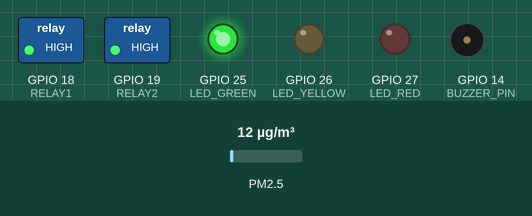
Simulated run of this sketch. Board: ESP32. On the bench: switched loads named in the sketch (green lamp = pin HIGH), output pins drawn as LEDs (lit = HIGH), buzzer (waves = sounding). The inputs (shaded band) are chosen by the test bench; at power-on: PM2.5 12 µg/m³. WiFi joins after 1.5 s; servers stay silent unless stated; uploads are accepted with an empty reply; what the sketch prints to the serial monitor is not drawn.

Above: at 2.7 s.
2.8 s: PM2.5 set to 35 µg/m³
4.7 s: PM2.5 set to 40 µg/m³
At 6.5 s:
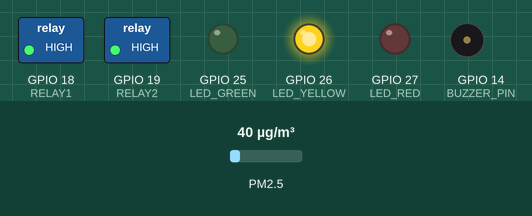
7.0 s: PM2.5 set to 47 µg/m³
8.7 s: PM2.5 set to 55 µg/m³
At 11.2 s:
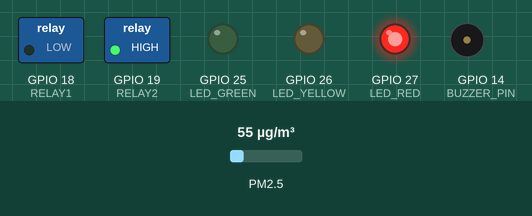
12.2 s: PM2.5 set to 6 µg/m³
At 12.9 s:
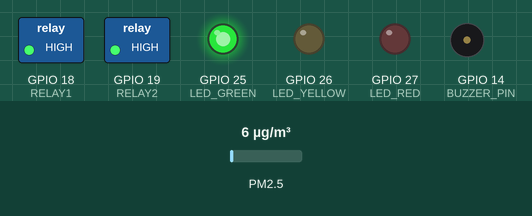
13.7 s: PM2.5 set to 75 µg/m³
At 14.33 s:
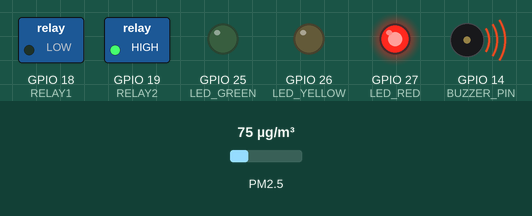
Timing chart, 0 to 17.0 s (numbered marks = the images above; inputs shaded):
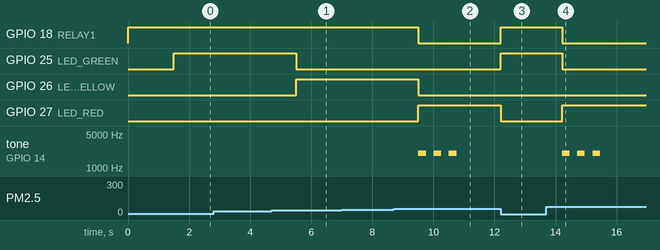

Measured:
- the behaviour switches between 37 and 38 µg/m³ on PM2.5 (found by bisection; images 0 and 1)
- the behaviour switches between 50 and 51 µg/m³ on PM2.5 (found by bisection; images 1 and 2)
- after the input at 2.8 s, every drawn part: stays the same
- after the input at 4.7 s, GPIO 25 (LED_GREEN): HIGH → LOW after 0.81 s; GPIO 26 (LED_YELLOW): LOW → HIGH after 0.81 s
- after the input at 7.0 s, every drawn part: stays the same
- after the input at 8.7 s, GPIO 18 (RELAY1), GPIO 26 (LED_YELLOW): HIGH → LOW after 0.81 s; GPIO 27 (LED_RED): LOW → HIGH after 0.81 s; tone on GPIO 14 (BUZZER_PIN): alternates 2000 Hz for 0.25 s and silent for 0.25 s, 6 changes in all, then stays silent, starting after 0.81 s
- after the input at 12.2 s, GPIO 18 (RELAY1), GPIO 25 (LED_GREEN): LOW → HIGH at once; GPIO 27 (LED_RED): HIGH → LOW at once
- after the input at 13.7 s, GPIO 18 (RELAY1), GPIO 25 (LED_GREEN): HIGH → LOW after 0.51 s; GPIO 27 (LED_RED): LOW → HIGH after 0.51 s; tone on GPIO 14 (BUZZER_PIN): alternates 2000 Hz for 0.25 s and silent for 0.25 s, 6 changes in all, then stays silent, starting after 0.51 s

The sketch:

Arduino_PM25_LINE_Alert.ino
```cpp
#include <WiFi.h>
#include <WiFiClientSecure.h>
#include <HTTPClient.h>
#include <PMS.h>

// ====== WiFi + LINE ======
const char* ssid = "YOUR_WIFI_SSID";
const char* password = "YOUR_WIFI_PASSWORD";
const String token = "YOUR_LINE_CHANNEL_ACCESS_TOKEN";
const String userId = "YOUR_LINE_USER_ID";

// ====== Plantower PMS ======
HardwareSerial pmsSerial(2); // RX2=16, TX2=17
PMS pms(pmsSerial);
PMS::DATA data;

// ====== PIN ======
const int LED_GREEN  = 25;
const int LED_YELLOW = 26;
const int LED_RED    = 27;
const int BUZZER_PIN = 14;

// Relay pins
const int RELAY1 = 18; // IN1
const int RELAY2 = 19; // IN2 (spare)

// ====== Alarm timing ======
const unsigned long ALARM_INTERVAL_MS = 10000; // 10 seconds
unsigned long lastAlarmMs = 0;

// Most relay boards are Active LOW
void relayOn(int pin)  { digitalWrite(pin, LOW); }
void relayOff(int pin) { digitalWrite(pin, HIGH); }

void setLed(bool g, bool y, bool r) {
  digitalWrite(LED_GREEN,  g ? HIGH : LOW);
  digitalWrite(LED_YELLOW, y ? HIGH : LOW);
  digitalWrite(LED_RED,    r ? HIGH : LOW);
}

void allLedsOff() {
  setLed(false, false, false);
}

void beep3Times() {
  for (int i = 0; i < 3; i++) {
    tone(BUZZER_PIN, 2000);
    delay(250);
    noTone(BUZZER_PIN);
    delay(250);
  }
}

void sendLinePush(String text) {
  if (WiFi.status() != WL_CONNECTED) return;

  WiFiClientSecure client;
  client.setInsecure();

  HTTPClient https;
  if (https.begin(client, "https://api.line.me/v2/bot/message/push")) {
    https.addHeader("Content-Type", "application/json");
    https.addHeader("Authorization", "Bearer " + token);

    String body = "{\"to\":\"" + userId + "\",\"messages\":[{\"type\":\"text\",\"text\":\"" + text + "\"}]}";
    int code = https.POST(body);
    Serial.print("LINE push code: ");
    Serial.println(code);
    https.end();
  }
}

void setup() {
  Serial.begin(115200);

  pmsSerial.begin(9600, SERIAL_8N1, 16, 17);

  pinMode(LED_GREEN, OUTPUT);
  pinMode(LED_YELLOW, OUTPUT);
  pinMode(LED_RED, OUTPUT);
  pinMode(BUZZER_PIN, OUTPUT);

  pinMode(RELAY1, OUTPUT);
  pinMode(RELAY2, OUTPUT);

  allLedsOff();
  relayOff(RELAY1);
  relayOff(RELAY2);

  WiFi.begin(ssid, password);
  Serial.print("Connecting WiFi");
  while (WiFi.status() != WL_CONNECTED) {
    delay(500);
    Serial.print(".");
  }
  Serial.println("\nWiFi connected");
}

void loop() {
  if (pms.read(data)) {
    int pm25 = data.PM_AE_UG_2_5;
    Serial.print("PM2.5 = ");
    Serial.println(pm25);

    // 0-37 = green, 38-50 = yellow, >=51 = red
    if (pm25 >= 0 && pm25 <= 37) {
      setLed(true, false, false);
      relayOff(RELAY1);
    } else if (pm25 >= 38 && pm25 <= 50) {
      setLed(false, true, false);
      relayOff(RELAY1);
    } else if (pm25 >= 51) {
      setLed(false, false, true);
      relayOn(RELAY1);
    } else {
      allLedsOff();
      relayOff(RELAY1);
    }

    // Buzzer + LINE when >=51 every 10 seconds
    if (pm25 >= 51) {
      unsigned long now = millis();
      if (lastAlarmMs == 0 || now - lastAlarmMs >= ALARM_INTERVAL_MS) {
        beep3Times();
        sendLinePush("ALERT: PM2.5 = " + String(pm25) + " ug/m3 (>=51)");
        lastAlarmMs = now;
      }
    } else {
      lastAlarmMs = 0;
      noTone(BUZZER_PIN);
    }
  }
}
```
